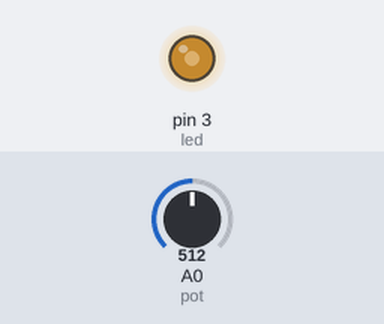
Recording of a sketch running on a simulated Arduino Uno, built with avr-gcc and run on an emulated ATmega328P. Shown: output pins drawn as LEDs (lit = HIGH). The inputs (shaded band) are chosen by the test bench; at power-on: A0 (pot) = 512.

Above: at 1.2 s.
1.3 s: A0 (pot) set to 716
At 2.5 s:
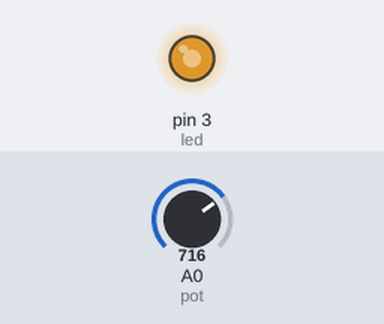
2.8 s: A0 (pot) set to 900
At 3.6 s:
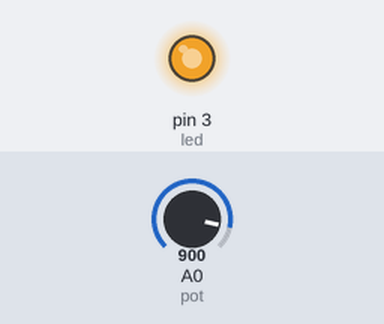
4.3 s: A0 (pot) set to 122
At 4.8 s:
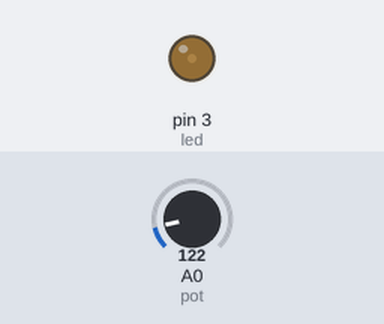
5.8 s: A0 (pot) set to 0
At 7.0 s:
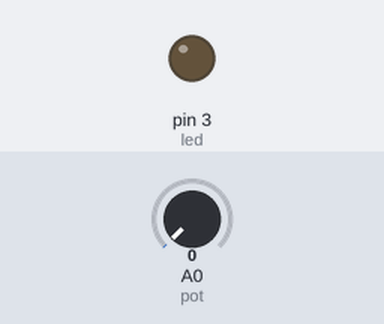
7.3 s: A0 (pot) set to 511
At 8.3 s:
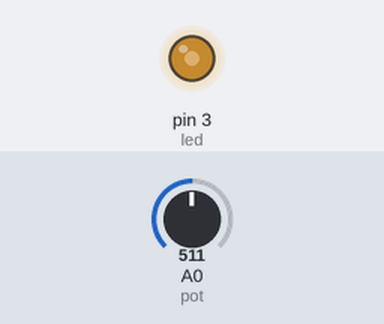
Timing chart, 0 to 9.8 s (numbered marks = the images above; inputs shaded):
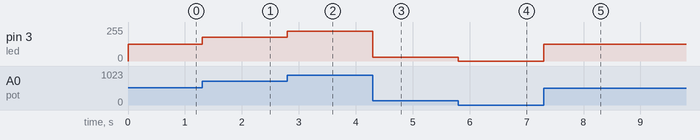

Measured:
- after the input at 1.3 s, pin 3 (led): 127/255 → 178/255 at once
- after the input at 2.8 s, pin 3 (led): 178/255 → 224/255 at once
- after the input at 4.3 s, pin 3 (led): 224/255 → 30/255 at once
- after the input at 5.8 s, pin 3 (led): 30/255 → 0/255 at once
- after the input at 7.3 s, pin 3 (led): 0/255 → 127/255 at once

The sketch:

arduino_Potenciometro.ino
```cpp
//Define as variáveis e seus valores
int pot = 0;
int led = 3;
int valPot = 0;

void setup() {
  pinMode(led, OUTPUT);
}

void loop() {

  valPot =  analogRead(pot); //Faz a leitura analógica no pino do potenciômetro

  valPot = map(valPot, 0, 1023, 0, 255); //Utilizando a função map() para transformar uma escala de 0-1023 em uma escala 0 a 255

  analogWrite(led, valPot ); // Aciona o LED proporcionalmente ao valor da leitura analógica

}
```
